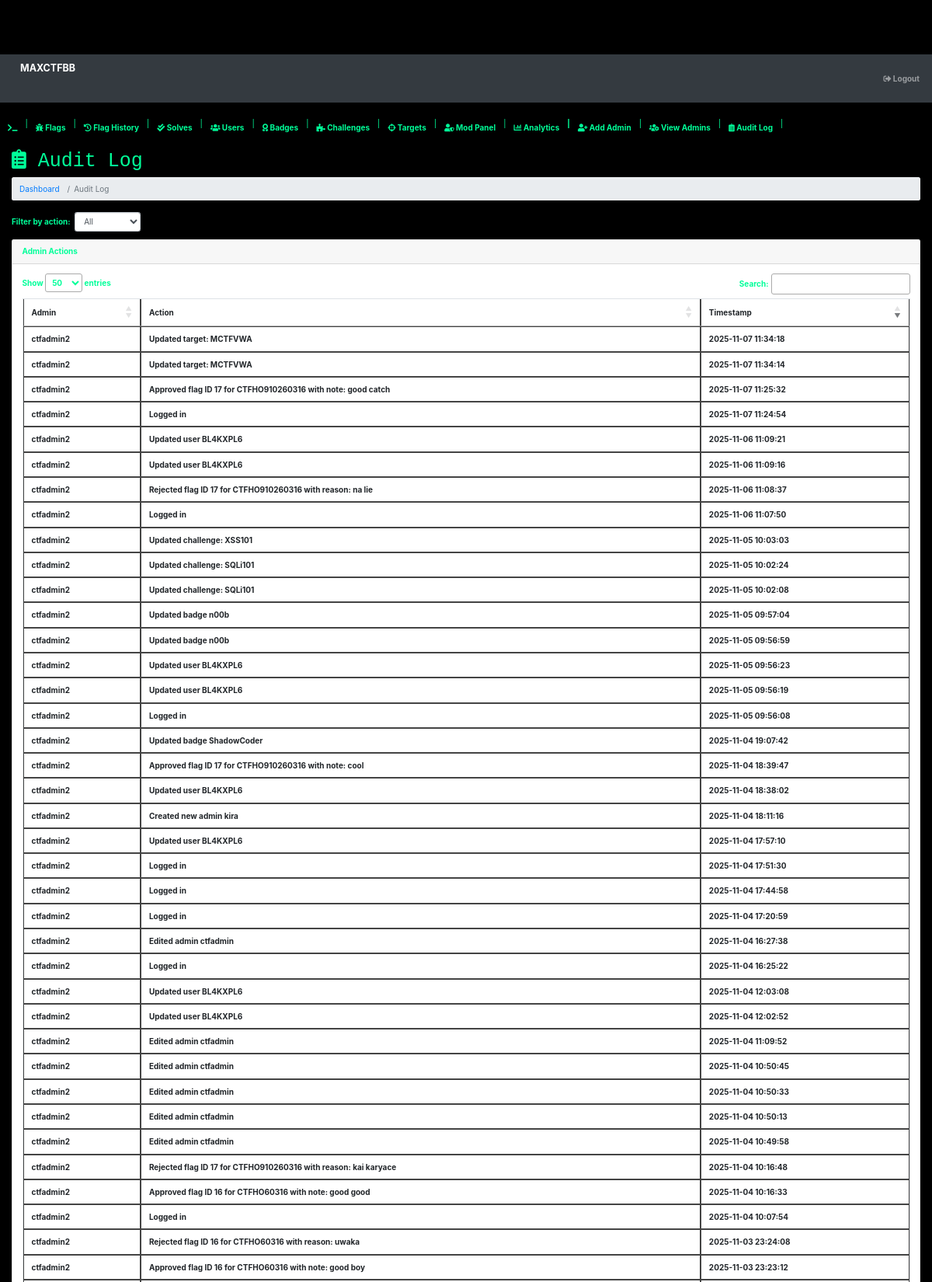
The page /admin/auditlog.php (signed in, upper part) on the database its author committed.
### tables this page shows
CREATE TABLE `auditlog` (
  `id` int(11) NOT NULL,
  `admin` varchar(50) DEFAULT NULL,
  `action` text,
  `timestamp` timestamp NOT NULL DEFAULT CURRENT_TIMESTAMP
);

### admin/auditlog.php (the view, shortened to what this page needs)
<?php
include 'header.php';
$where = '';
$logs = mysqli_query($conn, "SELECT * FROM auditlog $where ORDER BY timestamp DESC");
?>
<div id="layoutSidenav_content">
<main>
<div class="container-fluid">
    <h1 class="mt-4"><i class="fas fa-clipboard-list"></i> Audit Log</h1>
    <ol class="breadcrumb mb-4">
        <li class="breadcrumb-item"><a href="dashboard.php">Dashboard</a></li>
        <li class="breadcrumb-item active">Audit Log</li>
    </ol>
    <div class="mb-3">
        <form method="GET" class="form-inline">
            <label class="mr-2 text-green">Filter by action:</label>
            <select name="action" class="form-control mr-2" onchange="this.form.submit()">
                <option value="">All</option>
            </select>
        </form>
    </div>
    <div class="card mb-4">
        <div class="card-header text-green">Admin Actions</div>
        <div class="card-body">
            <div class="table-responsive">
                <table class="table table-bordered text-green" id="auditTable" width="100%" cellspacing="0">
                    <thead>
                        <tr>
                            <th>Admin</th>
                            <th>Action</th>
                            <th>Timestamp</th>
                        </tr>
                    </thead>
                    <tbody>
                        <?php while ($row = mysqli_fetch_array($logs)) { ?>
                        <tr>
                            <td><?php echo htmlspecialchars($row['admin'], ENT_QUOTES, 'UTF-8'); ?></td>
                            <td><?php echo htmlspecialchars($row['action'], ENT_QUOTES, 'UTF-8'); ?></td>
                            <td><?php echo htmlspecialchars($row['timestamp'], ENT_QUOTES, 'UTF-8'); ?></td>
                        </tr>
                        <?php } ?>
                    </tbody>
                </table>
            </div>
        </div>
    </div>
</div>
</main>
<?php include 'footer.php'; ?>
<link rel="stylesheet" href="https://cdn.datatables.net/1.13.6/css/jquery.dataTables.min.css">

### admin/css/alert.css (style rules this page uses)
.text-green { color: #00ff99; font-weight: bold; }
body { padding-top: 70px; }

### rows shown on the page
auditlog: admin "ctfadmin2", action "Updated target: MCTFVWA", timestamp "2025-11-07 11:34:18"
auditlog: admin "ctfadmin2", action "Updated target: MCTFVWA", timestamp "2025-11-07 11:34:14"
auditlog: admin "ctfadmin2", action "Approved flag ID 17 for CTFHO910260316 with note: good catch", timestamp "2025-11-07 11:25:32"
auditlog: admin "ctfadmin2", action "Logged in", timestamp "2025-11-07 11:24:54"
auditlog: admin "ctfadmin2", action "Updated user BL4KXPL6", timestamp "2025-11-06 11:09:21"
auditlog: admin "ctfadmin2", action "Updated user BL4KXPL6", timestamp "2025-11-06 11:09:16"
auditlog: admin "ctfadmin2", action "Rejected flag ID 17 for CTFHO910260316 with reason: na lie", timestamp "2025-11-06 11:08:37"
auditlog: admin "ctfadmin2", action "Logged in", timestamp "2025-11-06 11:07:50"
auditlog: admin "ctfadmin2", action "Updated challenge: XSS101", timestamp "2025-11-05 10:03:03"
auditlog: admin "ctfadmin2", action "Updated challenge: SQLi101", timestamp "2025-11-05 10:02:24"
auditlog: admin "ctfadmin2", action "Updated challenge: SQLi101", timestamp "2025-11-05 10:02:08"
auditlog: admin "ctfadmin2", action "Updated badge n00b", timestamp "2025-11-05 09:57:04"
auditlog: admin "ctfadmin2", action "Updated badge n00b", timestamp "2025-11-05 09:56:59"
auditlog: admin "ctfadmin2", action "Updated user BL4KXPL6", timestamp "2025-11-05 09:56:23"
auditlog: admin "ctfadmin2", action "Updated user BL4KXPL6", timestamp "2025-11-05 09:56:19"
auditlog: admin "ctfadmin2", action "Logged in", timestamp "2025-11-05 09:56:08"
auditlog: admin "ctfadmin2", action "Updated badge ShadowCoder", timestamp "2025-11-04 19:07:42"
auditlog: admin "ctfadmin2", action "Approved flag ID 17 for CTFHO910260316 with note: cool", timestamp "2025-11-04 18:39:47"
auditlog: admin "ctfadmin2", action "Updated user BL4KXPL6", timestamp "2025-11-04 18:38:02"
auditlog: admin "ctfadmin2", action "Created new admin kira", timestamp "2025-11-04 18:11:16"
auditlog: admin "ctfadmin2", action "Updated user BL4KXPL6", timestamp "2025-11-04 17:57:10"
auditlog: admin "ctfadmin2", action "Logged in", timestamp "2025-11-04 17:51:30"
auditlog: admin "ctfadmin2", action "Logged in", timestamp "2025-11-04 17:44:58"
auditlog: admin "ctfadmin2", action "Logged in", timestamp "2025-11-04 17:20:59"
auditlog: admin "ctfadmin2", action "Edited admin ctfadmin", timestamp "2025-11-04 16:27:38"
auditlog: admin "ctfadmin2", action "Logged in", timestamp "2025-11-04 16:25:22"
auditlog: admin "ctfadmin2", action "Updated user BL4KXPL6", timestamp "2025-11-04 12:03:08"
auditlog: admin "ctfadmin2", action "Updated user BL4KXPL6", timestamp "2025-11-04 12:02:52"
auditlog: admin "ctfadmin2", action "Edited admin ctfadmin", timestamp "2025-11-04 11:09:52"
auditlog: admin "ctfadmin2", action "Edited admin ctfadmin", timestamp "2025-11-04 10:50:45"
auditlog: admin "ctfadmin2", action "Edited admin ctfadmin", timestamp "2025-11-04 10:50:33"
auditlog: admin "ctfadmin2", action "Edited admin ctfadmin", timestamp "2025-11-04 10:50:13"
auditlog: admin "ctfadmin2", action "Edited admin ctfadmin", timestamp "2025-11-04 10:49:58"
auditlog: admin "ctfadmin2", action "Rejected flag ID 17 for CTFHO910260316 with reason: kai karyace", timestamp "2025-11-04 10:16:48"
auditlog: admin "ctfadmin2", action "Approved flag ID 16 for CTFHO60316 with note: good good", timestamp "2025-11-04 10:16:33"
auditlog: admin "ctfadmin2", action "Logged in", timestamp "2025-11-04 10:07:54"
auditlog: admin "ctfadmin2", action "Rejected flag ID 16 for CTFHO60316 with reason: uwaka", timestamp "2025-11-03 23:24:08"
auditlog: admin "ctfadmin2", action "Approved flag ID 16 for CTFHO60316 with note: good boy", timestamp "2025-11-03 23:23:12"
